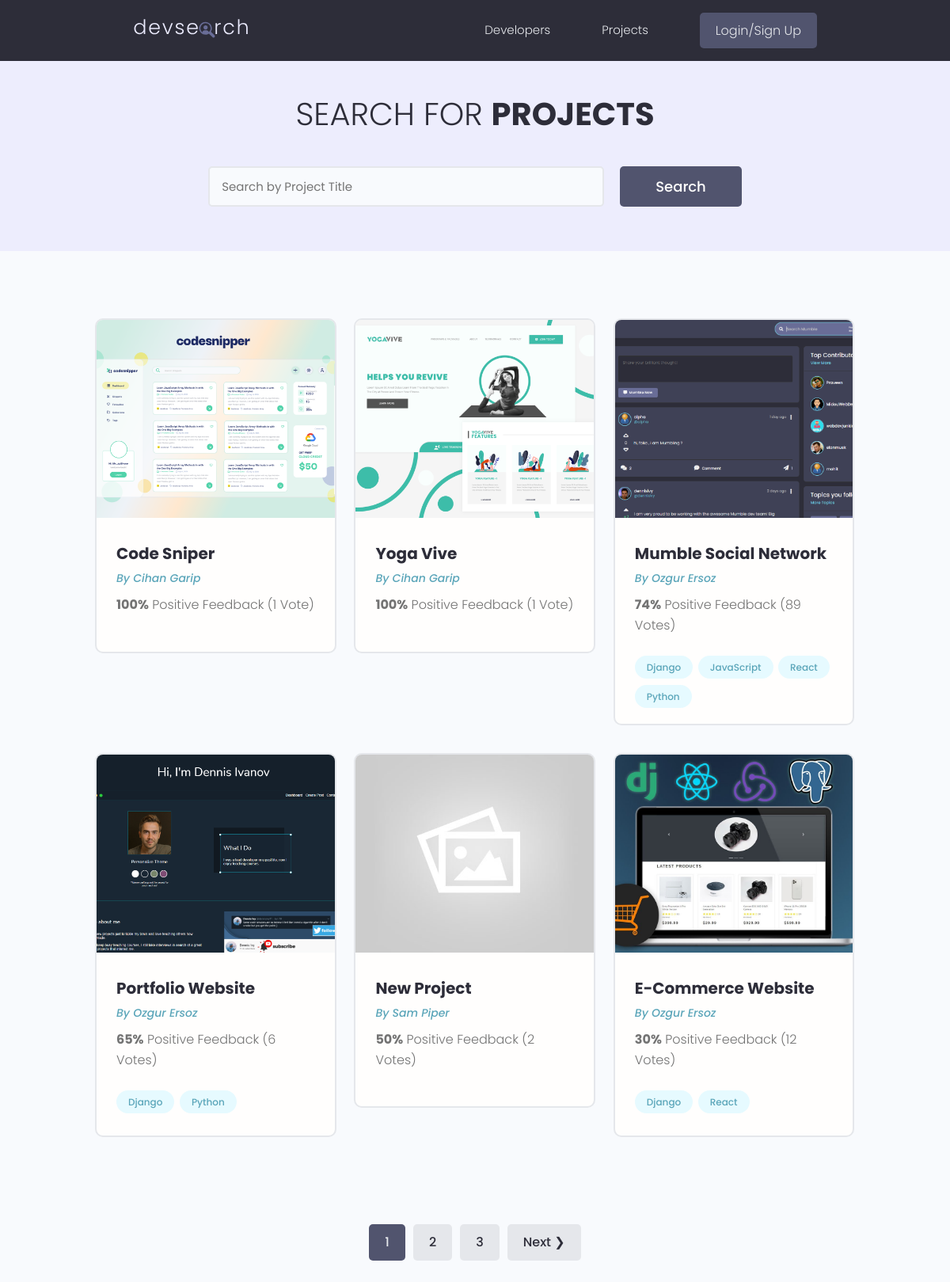
Before: /projects/ with the older database file.
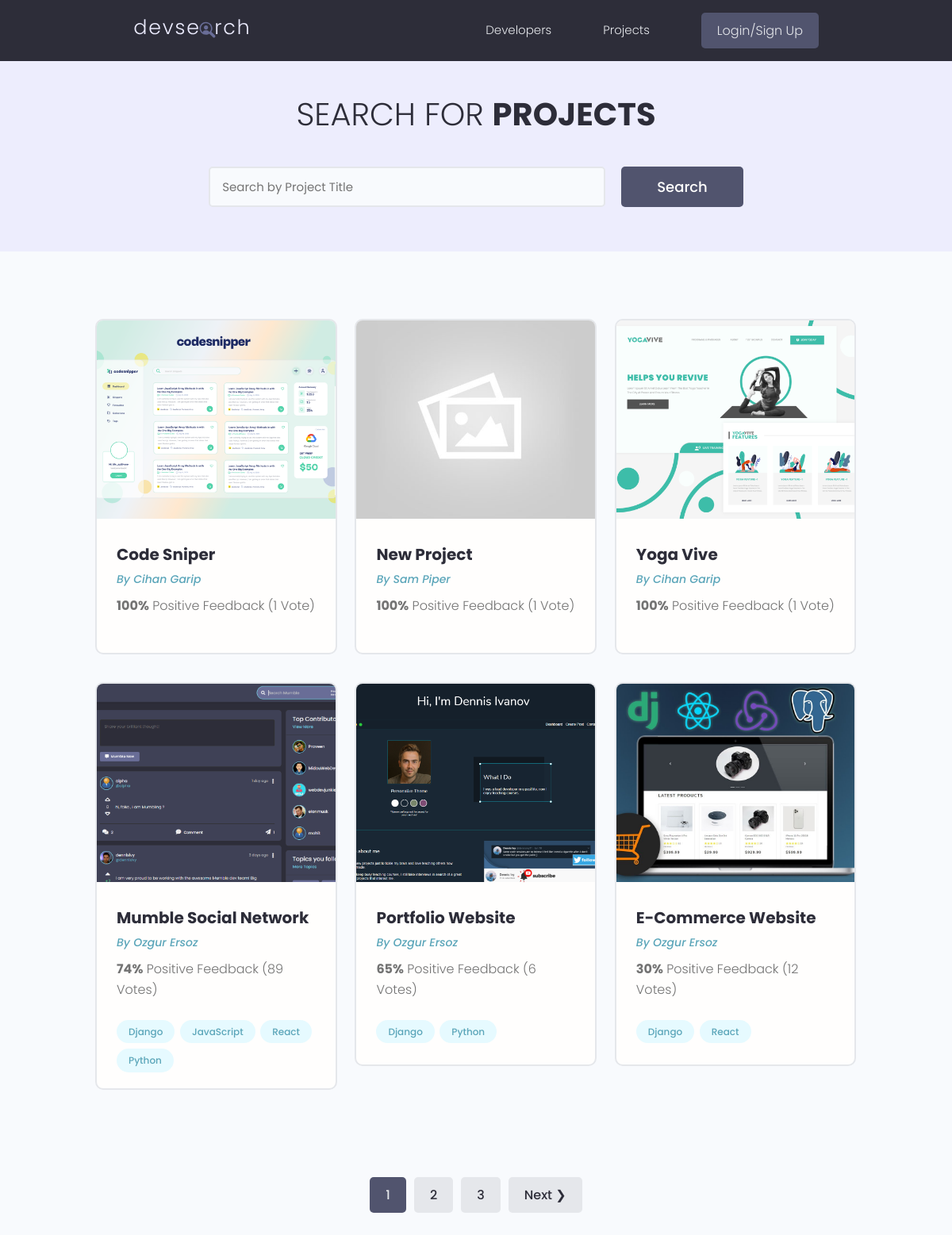
After: the same page with the newer database file.
### projects/models.py (models this page shows, shortened)
class Project(models.Model):
    owner = models.ForeignKey(Profile, on_delete=models.CASCADE, null=True, blank=True)
    title = models.CharField(max_length=200)
    description = models.TextField(null=True, blank=True)
    featured_image = models.ImageField(null=True, blank=True, default="default.jpg")
    demo_link = models.CharField(max_length=2000, null=True, blank=True)
    source_link = models.CharField(max_length=2000, null=True, blank=True)
    tags = models.ManyToManyField("Tag", blank=True)
    vote_total = models.IntegerField(default=0, null=True, blank=True)
    vote_ratio = models.IntegerField(default=0, null=True, blank=True)
    created = models.DateTimeField(auto_now_add=True)
    id = models.UUIDField(
        default=uuid.uuid4, unique=True, primary_key=True, editable=False
    )
    class Meta:
        ordering = ["-vote_ratio", "-vote_total", "title"]

class Tag(models.Model):
    name = models.CharField(max_length=200)
    created = models.DateTimeField(auto_now_add=True)
    id = models.UUIDField(
        default=uuid.uuid4, unique=True, primary_key=True, editable=False
    )
    def __str__(self):
        return self.name

### users/models.py (models this page shows, shortened)
class Profile(models.Model):
    user = models.OneToOneField(User, on_delete=models.CASCADE, null=True, blank=True)
    name = models.CharField(max_length=200, null=True, blank=True)
    username = models.CharField(max_length=200, null=True, blank=True)
    location = models.CharField(max_length=200, null=True, blank=True)
    email = models.EmailField(max_length=500, null=True, blank=True)
    short_intro = models.CharField(max_length=200, null=True, blank=True)
    bio = models.TextField(null=True, blank=True)
    profile_image = models.ImageField(
        null=True,
        blank=True,
        upload_to="profiles/",
        default="profiles/users-default.png",
    )
    social_github = models.CharField(max_length=200, null=True, blank=True)
    social_twitter = models.CharField(max_length=200, null=True, blank=True)
    social_linkedin = models.CharField(max_length=200, null=True, blank=True)
    social_youtube = models.CharField(max_length=200, null=True, blank=True)
    social_website = models.CharField(max_length=200, null=True, blank=True)
    id = models.UUIDField(
        default=uuid.uuid4, unique=True, primary_key=True, editable=False
    )

### projects/views.py (the view)
# urls.py: path("projects/", views.get_projects),
def projects(request):
    projects, search_query = search_projects(request)
    custom_range, projects = paginate_projects(request, projects, 6)
    context = {
        "projects": projects,
        "search_query": search_query,
        "custom_range": custom_range,
    }
    return render(
        request=request, template_name="projects/projects.html", context=context
    )

### projects/utils.py (called while the page is built)
def search_projects(request):
    search_query = ""
    if request.GET.get("search_query"):
        search_query = request.GET.get("search_query")
    tags = Tag.objects.filter(name__icontains=search_query)
    projects = Project.objects.distinct().filter(
        Q(title__icontains=search_query)
        | Q(description__icontains=search_query)
        | Q(owner__name__icontains=search_query)
        | Q(tags__in=tags)
    )
    return projects, search_query

def paginate_projects(request, projects, results):
    page = request.GET.get("page")
    paginator = Paginator(projects, results)
    try:
        projects = paginator.page(page)
    except PageNotAnInteger:
        page = 1
        projects = paginator.page(page)
    except EmptyPage:
        page = paginator.num_pages
        projects = paginator.page(page)
    left_index = int(page) - 4
    if left_index < 1:
        left_index = 1
    right_index = int(page) + 5
    if right_index > paginator.num_pages:
        right_index = paginator.num_pages + 1
    custom_range = range(left_index, right_index)
    return custom_range, projects

### projects/templates/projects/projects.html (shortened to what this page needs)
{% extends "main.html" %}
{% block content %}
  <main class="projects">
    <section class="hero-section text-center">
      <div class="container container--narrow">
        <div class="hero-section__box">
          <h2>
            Search for <span>Projects</span>
          </h2>
        </div>
        <div class="hero-section__search">
          <form id="searchForm"
                class="form"
                action="{% url 'projects' %}"
                method="get">
            <div class="form__field">
              <input class="input input--text"
                     id="formInput#search"
                     type="text"
                     name="search_query"
                     placeholder="Search by Project Title"
                     value="{{ search_query }}" />
            </div>
            <input class="btn btn--sub btn--lg" type="submit" value="Search" />
          </form>
        </div>
      </div>
    </section>
    <section class="projectsList">
      <div class="container">
        <div class="grid grid--three">
          {% for project in projects %}
            <div class="column">
              <div class="card project">
                <a href="{% url 'single-project' project.id %}" class="project">
                  <img class="project__thumbnail"
                       src="{{ project.featured_image.url }}"
                       alt="project thumbnail" />
                  <div class="card__body">
                    <h3 class="project__title">{{ project.title }}</h3>
                    <p>
                      <a class="project__author"
                         href="{% url 'user-profile' project.owner.id %}">By {{ project.owner.name }}</a>
                    </p>
                    <p class="project--rating">
                      <span style="font-weight: bold;">{{ project.vote_ratio }}%</span> Positive
                      Feedback ({{ project.vote_total }} Vote{{ project.vote_total|pluralize:"s" }})
                    </p>
                    <div class="project__tags">
                      {% for tag in project.tags.all %}
                        <span class="tag tag--pill tag--main">
                          <small>{{ tag }}</small>
                        </span>
                      {% endfor %}
                    </div>
                  </div>
                </a>
              </div>
            </div>
          {% endfor %}
        </div>
      </div>
    </section>
    {% include "pagination.html" with queryset=projects custom_range=custom_range %}
  </main>
{% endblock content %}

### templates/main.html (shortened to what this page needs)
<!DOCTYPE html>
{% load static %}
<html lang="en">
  <head>
    <link rel="stylesheet"
          href="https://cdn.iconmonstr.com/1.3.0/css/iconmonstr-iconic-font.min.css" />
    <link rel="stylesheet" href="{% static 'uikit/styles/uikit.css' %}" />
    <link rel="stylesheet" href="{% static 'styles/app.css' %}" />
  </head>
  <body>
    {% include "navbar.html" %}
    {% block content %}
    {% endblock content %}
  </body>
</html>

### templates/navbar.html (shortened to what this page needs)
{% load static %}
<header class="header">
  <div class="container container--narrow">
    <a href="{% url 'profiles' %}" class="header__logo">
      <img src="{% static 'images/logo.svg' %}" alt="DevSearch Logo" />
    </a>
    <nav class="header__nav">
      <ul class="header__menu">
        <li class="header__menuItem">
          <a href="{% url 'profiles' %}">Developers</a>
        </li>
        <li class="header__menuItem">
          <a href="{% url 'projects' %}">Projects</a>
        </li>
        {% if request.user.is_authenticated %}
          <li class="header__menuItem">
            <a href="{% url 'inbox' %}">Inbox</a>
          </li>
          <li class="header__menuItem">
            <a href="{% url 'account' %}" class="btn btn--sub">Account</a>
          </li>
          <li class="header__menuItem">
            <a href="{% url 'logout' %}" class="btn btn--sub">Logout</a>
          </li>
        {% else %}
          <li class="header__menuItem">
            <a href="{% url 'login' %}" class="btn btn--sub">Login/Sign Up</a>
          </li>
        {% endif %}
      </ul>
    </nav>
  </div>
</header>

### templates/pagination.html (shortened to what this page needs)
{% if queryset.has_other_pages %}
  <div class="pagination">
    <ul class="container">
      {% for page in custom_range %}
        {% if page == queryset.number %}
          <li>
            <a href="?page={{ page }}"
               class="btn page-link btn--sub"
               data-page="{{ page }}">{{ page }}</a>
          </li>
        {% else %}
          <li>
            <a href="?page={{ page }}" class="btn page-link" data-page="{{ page }}">{{ page }}</a>
          </li>
        {% endif %}
      {% endfor %}
      {% if queryset.has_next %}
        <li>
          <a href="?page={{ queryset.next_page_number }}"
             class="btn page-link"
             data-page="{{ queryset.next_page_num }}">Next &#10095;</a>
        </li>
      {% endif %}
    </ul>
  </div>
{% endif %}

### static/styles/app.css (style rules this page uses)
:root { --color-sub: #2d2d39; }
.btn--sub { background-color: var(--color-sub-light); }
.card { border: 2px solid var(--color-light); }
img { width: 100%; }
.header { position: sticky; z-index: 111; background-color: var(--color-sub); padding: 1.5rem 0; }
.header > .container { display: flex; justify-content: space-between; align-items: center; }
.header__logo > img { height: 3.8rem; }
.header__nav > ul { display: inline-flex; align-items: center; list-style: none; gap: 6.5rem; }
.header__menuItem > a { color: var(--color-light); font-weight: 300; }
.hero-section { height: 40vh; display: flex; align-items: center; background-color: var(--color-sub); }
.hero-section__box { margin-bottom: 4rem; }
.hero-section__box > h2, .hero-section__box > h2 > span { font-size: 4rem; color: var(--color-light); line-height: 1.3; text-transform: uppercase; }
.hero-section__box > h2 { font-weight: 300; }
.hero-section__box > h2 > span { font-weight: 700; }
.hero-section__search > .form { display: flex; align-items: center; justify-content: center; gap: 2rem; }
.hero-section__search > .form input.input--text { width: 50rem; }
.pagination { margin-top: 8rem; margin-bottom: 10rem; }
.pagination > ul { flex-wrap: wrap; list-style: none; display: flex; align-items: center; justify-content: center; gap: 1rem; }
.pagination .btn { color: var(--color-sub); }
.pagination .btn.btn--sub { color: var(--color-light); }
.project__author { font-size: 1.4rem; font-style: italic; }
.project--rating { margin-bottom: 1.6em; margin-top: .5em; }
.projects > .hero-section { background: var(--color-sub-lighter); height: 30vh; }
.projects .hero-section__box { margin-bottom: 2.5rem; }
.projects .hero-section__box > h2 { color: var(--color-sub); }
.projects .hero-section__box > h2 > span { font-weight: 700; color: var(--color-sub); }
.projectsList { margin-top: 8rem; }
.project__thumbnail { height: 25rem; object-fit: cover; object-position: top center; }
.project__title { font-size: 2rem; font-weight: 700; color: var(--color-sub); }

### static/uikit/styles/modules/_variables.css (style rules this page uses)
:root { --color-main: #5aa5b9; --color-main-light: #e6faff; --color-sub: #3f4156; --color-sub-light: #51546e; --color-sub-lighter: #ededfd; --color-text: #737373; --color-gray: #8b8b8b; --color-light: #e5e7eb; --color-light-gray: #767676; --color-bg: #f8fafd; --color-white: #fffefd; --color-white-light: #f3f3f3; --color-success: #359e64; --color-success-bg: #def8e8; --color-error: #fc4b0b; --color-error-bg: #fff2ee; --font-base: 'Poppins', arial, helvetica, 'Segoe UI', roboto, ubuntu, sans-serif; --font-monospace: 'Fira Code', 'Courier New', courier, monospace; --font-regular: 300; --font-medium: 500; --font-bold: 700; --generic-shadow: 1px 1px 5px #00000010; --generic-transition: all 0.3s ease-in-out; }

### static/uikit/styles/modules/_base.css (style rules this page uses)
* { margin: 0; padding: 0; box-sizing: border-box; text-rendering: optimizeLegibility; color: inherit; font-size: inherit; }
html { font-size: 50%; }
@media only screen and (min-width: 480px) { html { font-size: 56.25%; } }
@media only screen and (min-width: 1200px) { html { font-size: 62.5%; } }
body { line-height: 1.6; font-weight: 400; font-size: 1.5rem; color: var(--color-text); background-color: var(--color-bg); min-height: 100vh; }

### static/uikit/styles/modules/_typography.css (style rules this page uses)
* { font-family: var(--font-base); }
h2 { font-size: 3.6rem; font-weight: var(--font-bold); }
h3 { font-size: 3.2rem; font-weight: var(--font-medium); }
p, span, strong { font-size: 1.6rem; color: var(--color-text); font-weight: var(--font-regular); }
a { padding-bottom: 2px; text-decoration: none; display: inline-block; color: var(--color-main); font-weight: var(--font-medium); }

### static/uikit/styles/modules/_utilities.css (style rules this page uses)
.container { width: 92%; max-width: 165rem; margin: 0 auto; box-sizing: border-box; }
.container--narrow { width: 92%; max-width: 120rem; }
@media screen and (min-width: 1000px) { .container { width: 90%; } }
@media screen and (min-width: 1000px) { .container--narrow { width: 85%; } }
@media screen and (min-width: 1200px) { .container { width: 80%; } }
@media screen and (min-width: 1200px) { .container--narrow { width: 72%; } }
.text-center { text-align: center; }

### static/uikit/styles/modules/_card.css (style rules this page uses)
.card { border-radius: 1rem; background-color: var(--color-white); border: 1.5px solid var(--color-light); width: auto; height: auto; margin-top: 0.5rem; margin-bottom: 0.5rem; overflow: hidden; }
.card__body, .card__header { padding: 2rem 2.5rem; }

Changed rows visible on the page:
changed Project "New Project": vote_ratio "50" → "100"; vote_total "2" → "1"; moves up the list
